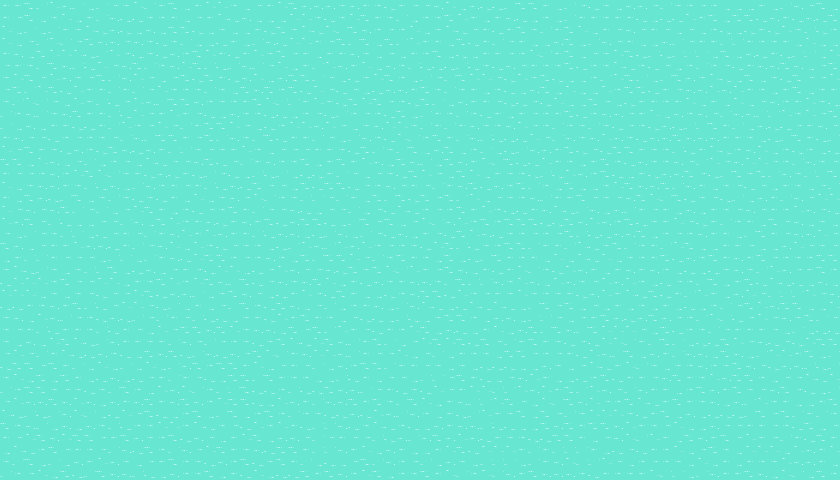

This game map was drawn from its Tiled (.tmx) file and the tilesets committed beside it. A one-line description and the trimmed map source follow:
An orthogonal 70x40 tile map with 12x12 px tiles, 1 tile layer (water), 13 hidden layers not drawn, 2 tilesets.

<map version="1.9" tiledversion="1.9.2" orientation="orthogonal" renderorder="right-down" width="70" height="40" tilewidth="12" tileheight="12" infinite="0" nextlayerid="17" nextobjectid="1">
 <editorsettings>
  <export target="pokemonMap..tmj" format="json" />
 </editorsettings>
 <tileset firstgid="1" source="pokemon.tsx" />
 <tileset firstgid="1025" source="collision.tsx" />
 <layer id="1" name="water" width="70" height="40">
  <data>[2800 cells, 2800 non-empty, 9 distinct tile ids]</data>
 </layer>
 <layer id="2" name="island" width="70" height="40" visible="0">
  <data>[2800 cells, 290 non-empty, 85 distinct tile ids]</data>
 </layer>
 <layer id="9" name="paths" width="70" height="40" visible="0">
  <data>[2800 cells, 38 non-empty, 16 distinct tile ids]</data>
 </layer>
 <layer id="10" name="battlePatch" width="70" height="40" visible="0">
  <data>[2800 cells, 9 non-empty, 9 distinct tile ids]</data>
 </layer>
 <layer id="11" name="grass" width="70" height="40" visible="0">
  <data>[2800 cells, 26 non-empty, 19 distinct tile ids]</data>
 </layer>
 <layer id="12" name="fence" width="70" height="40" visible="0">
  <data>[2800 cells, 16 non-empty, 10 distinct tile ids]</data>
 </layer>
 <layer id="13" name="dock" width="70" height="40" visible="0">
  <data>[2800 cells, 54 non-empty, 54 distinct tile ids]</data>
 </layer>
 <layer id="5" name="plateau" width="70" height="40" visible="0">
  <data>[2800 cells, 29 non-empty, 29 distinct tile ids]</data>
 </layer>
 <layer id="6" name="house" width="70" height="40" visible="0">
  <data>[2800 cells, 42 non-empty, 42 distinct tile ids]</data>
 </layer>
 <layer id="7" name="trees" width="70" height="40" visible="0">
  <data>[2800 cells, 60 non-empty, 20 distinct tile ids]</data>
 </layer>
 <layer id="8" name="trees1" width="70" height="40" visible="0">
  <data>[2800 cells, 40 non-empty, 20 distinct tile ids]</data>
 </layer>
 <layer id="14" name="collisions" width="70" height="40" visible="0" opacity="0.6">
  <data>[2800 cells, 97 non-empty, 1 distinct tile ids]</data>
 </layer>
 <layer id="16" name="battleZone" width="70" height="40" visible="0" opacity="0.91">
  <data>[2800 cells, 9 non-empty, 1 distinct tile ids]</data>
 </layer>
 <layer id="15" name="foregroundObjects" width="70" height="40" visible="0">
  <data>[2800 cells, 19 non-empty, 16 distinct tile ids]</data>
 </layer>
</map>
